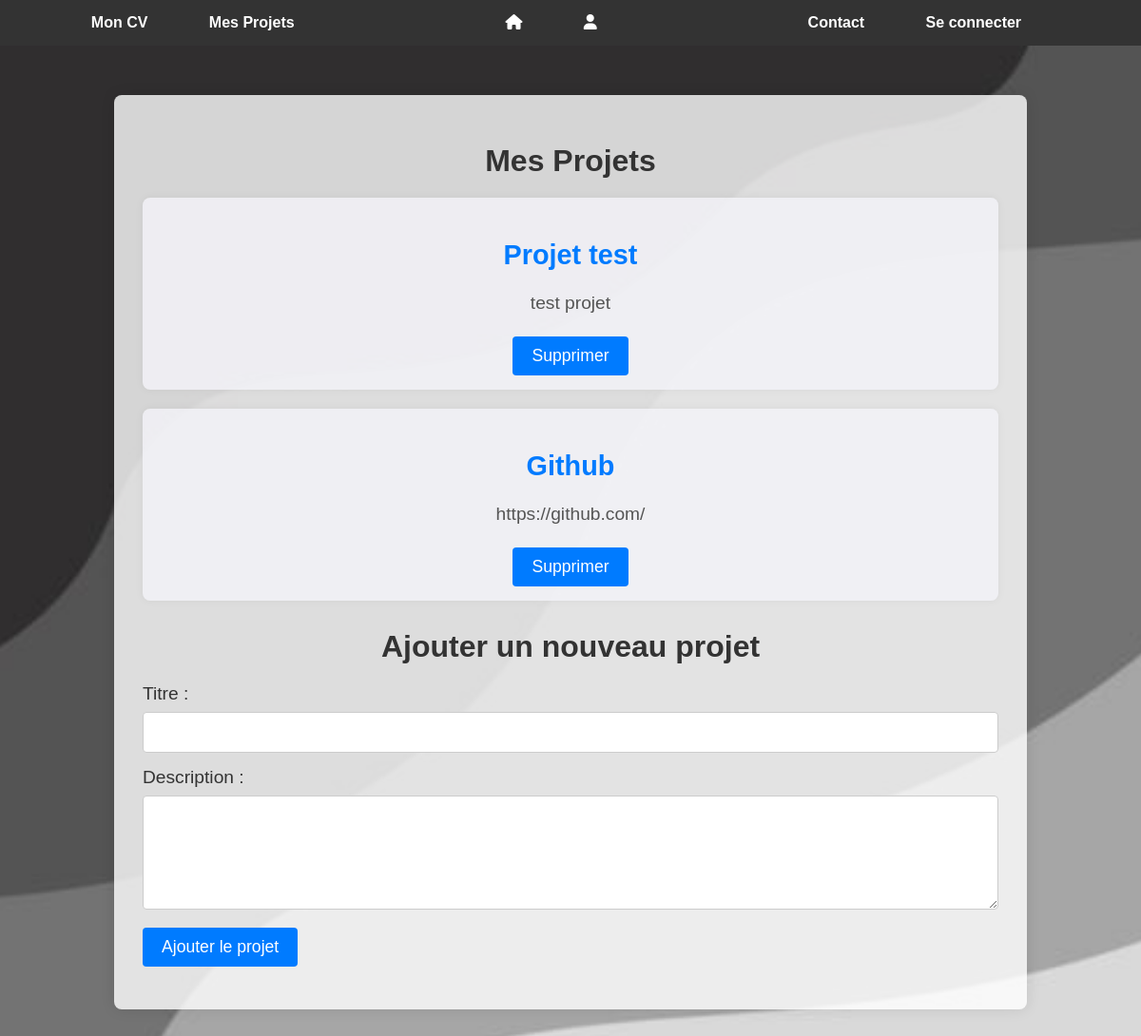
Page /pages/projets.php (signed in) on the committed database.
### tables this page shows
CREATE TABLE `projects` (
  `id` int(11) NOT NULL,
  `user_id` int(11) UNSIGNED DEFAULT NULL,
  `title` varchar(255) DEFAULT NULL,
  `description` text DEFAULT NULL
);

### pages/projets.php (the view, shortened to what this page needs)
<?php
require '../php/config.php';
$userId = $_SESSION['user_id'];
$stmt = $pdo->prepare("SELECT * FROM projects WHERE user_id = :user_id");
$stmt->execute(['user_id' => $userId]);
$projects = $stmt->fetchAll();
?>
<!DOCTYPE html>
<html lang="fr">
<head>
    <link rel="stylesheet" href="../css/style.css">
    <link rel="stylesheet" href="../css/projets.css">
</head>
<body>
<?php include '../includes/header.php'; ?>
<main class="container" style="margin-top: 100px;">
    <h1>Mes Projets</h1>
    <section class="projects-list">
        <?php if ($projects): ?>
            <ul>
                <?php foreach ($projects as $project): ?>
                    <li>
                        <h3><?php echo htmlspecialchars($project['title']); ?></h3>
                        <p><?php echo htmlspecialchars($project['description']); ?></p>
                        <form action="projets.php" method="post" style="display:inline;">
                            <button type="submit" name="delete_project" class="delete-button" onclick="return confirm('Êtes-vous sûr de vouloir supprimer ce projet ?');">Supprimer</button>
                        </form>
                    </li>
                <?php endforeach; ?>
            </ul>
        <?php else: ?>
            <p>Aucun projet enregistré pour le moment.</p>
        <?php endif; ?>
    </section>
    <section class="add-project">
        <h2>Ajouter un nouveau projet</h2>
        <form action="projets.php" method="post">
            <div class="form-group">
                <label for="title">Titre :</label>
                <input type="text" name="title" id="title" required>
            </div>
            <div class="form-group">
                <label for="description">Description :</label>
                <textarea name="description" id="description" rows="5" required></textarea>
            </div>
            <div class="form-group">
                <button type="submit" name="add_project">Ajouter le projet</button>
            </div>
        </form>
    </section>
</main>
</body>
</html>

### css/style.css (style rules this page uses)
body { font-family: Arial, sans-serif; margin: 0; padding: 0; background-image: url('../img/wallpapergrey.jpg'); background-size: cover; background-position: center; background-repeat: no-repeat; background-attachment: fixed; }
main { padding: 80px 20px 20px; text-align: center; }
.container { max-width: 600px; margin: auto; background: white; padding: 20px; border-radius: 8px; box-shadow: 0 0 10px rgba(0, 0, 0, 0.1); }
h1 { color: #333; }
h2 { color: #555; }
p { font-size: 1em; line-height: 1.6; color: #333; }

### css/projets.css (style rules this page uses)
body { font-family: Arial, sans-serif; margin: 0; padding: 0; background-color: #f0f0f0; color: #333; }
.container { max-width: 900px; margin: 100px auto; padding: 20px; background-color: rgba(255, 255, 255, 0.8); border-radius: 8px; box-shadow: 0 0 15px rgba(0, 0, 0, 0.1); text-align: center; }
h1 { font-size: 2em; color: #333; margin-bottom: 20px; }
.projects-list ul { list-style: none; padding: 0; margin: 0; }
.projects-list ul li { margin-bottom: 20px; background-color: rgba(244, 244, 249, 0.8); padding: 15px; border-radius: 8px; box-shadow: 0 0 10px rgba(0, 0, 0, 0.05); }
.projects-list h3 { font-size: 1.5em; margin-bottom: 5px; color: #007bff; }
.projects-list p { font-size: 1.1em; color: #555; }
.add-project { margin-top: 30px; }
.add-project h2 { font-size: 1.8em; color: #333; margin-bottom: 20px; }
.form-group { margin-bottom: 15px; text-align: left; }
label { display: block; font-size: 1.2em; margin-bottom: 8px; color: #333; }
input[type="text"], textarea { width: 100%; padding: 10px; border-radius: 4px; border: 1px solid #ccc; font-size: 1.1em; box-sizing: border-box; }
textarea { height: 120px; }
button[type="submit"] { padding: 10px 20px; background-color: #007bff; color: white; font-size: 1.1em; border: none; border-radius: 4px; cursor: pointer; transition: background-color 0.3s ease; }
@media (min-width: 768px) { .container { padding: 30px; } }
@media (min-width: 768px) { .add-project h2 { font-size: 2em; } }
@media (min-width: 768px) { .projects-list h3 { font-size: 1.8em; } }
@media (min-width: 768px) { .projects-list p { font-size: 1.2em; } }

### rows in the picture
projects: title "Projet test", description "test projet"
projects: title "Github", description "https://github.com/"
